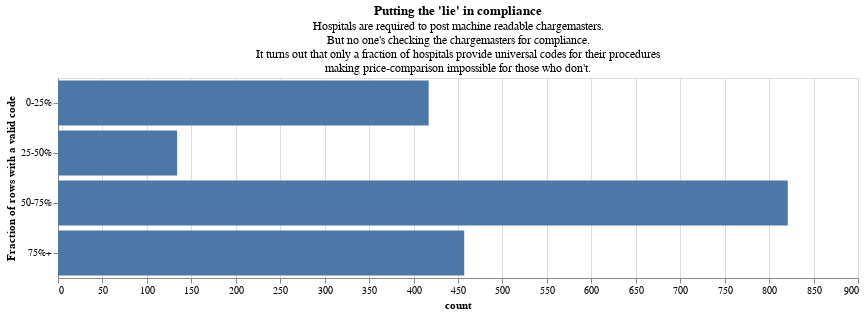

The cell this chart's notebook holds for it:
### Code cell
import altair as alt
alt.renderers.enable('jupyterlab')

base = alt.Chart(source, title = {
      "text": ["Putting the 'lie' in compliance"], 
      "subtitle": [
          "Hospitals are required to post machine readable chargemasters.", "But no one's checking the chargemasters for compliance.", 
          "It turns out that only a fraction of hospitals provide universal codes for their procedures", "making price-comparison impossible for those who don't."],
      "color": "black",
      "subtitleColor": "black"
    })

bar = base.mark_bar().encode(
    y=alt.Y('fraction_coded', title = 'Fraction of rows with a valid code'),
    x='count',
)

bar.properties(height = 200, width = 800)

### Figure 1 — Vega-Lite specification as saved in the notebook (floating-point values rounded to 4 significant figures)
{"$schema": "https://vega.github.io/schema/vega-lite/v4.17.0.json", "config": {"view": {"continuousHeight": 300, "continuousWidth": 400}}, "data": {"name": "data-f075213599f71bc4fb0628b459b2e8b4"}, "datasets": {"data-f075213599f71bc4fb0628b459b2e8b4": [{"count": 457, "fraction_coded": "75%+"}, {"count": 821, "fraction_coded": "50-75%"}, {"count": 134, "fraction_coded": "25-50%"}, {"count": 417, "fraction_coded": "0-25%"}]}, "encoding": {"x": {"field": "count", "type": "quantitative"}, "y": {"field": "fraction_coded", "title": "Fraction of rows with a valid code", "type": "nominal"}}, "height": 200, "mark": "bar", "title": {"color": "black", "subtitle": ["Hospitals are required to post machine readable chargemasters.", "But no one's checking the chargemasters for compliance.", "It turns out that only a fraction of hospitals provide universal codes for their procedures", "making price-comparison impossible for those who don't."], "subtitleColor": "black", "text": ["Putting the 'lie' in compliance"]}, "width": 800}
